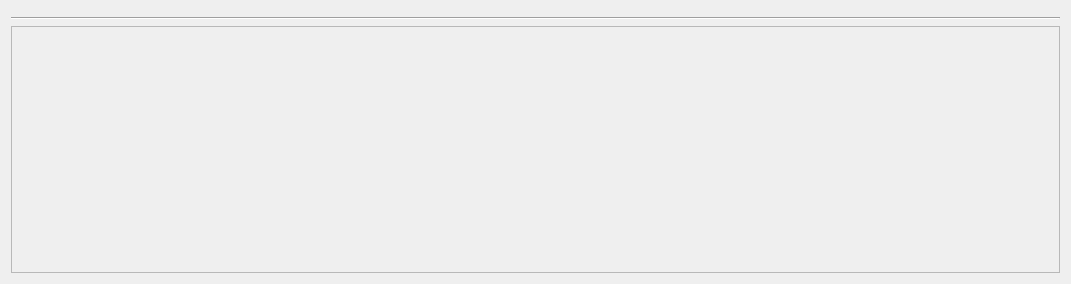
<?xml version="1.0" encoding="UTF-8"?>
<ui version="4.0">
 <class>plc_ioc_form</class>
 <widget class="QWidget" name="plc_ioc_form">
  <property name="geometry">
   <rect>
    <x>0</x>
    <y>0</y>
    <width>1071</width>
    <height>284</height>
   </rect>
  </property>
  <property name="windowTitle">
   <string>PLC IOC Status</string>
  </property>
  <layout class="QVBoxLayout" name="verticalLayout" stretch="0,0,1">
   <item>
    <widget class="PyDMEmbeddedDisplay" name="PyDMEmbeddedDisplay">
     <property name="sizePolicy">
      <sizepolicy hsizetype="Minimum" vsizetype="Minimum">
       <horstretch>0</horstretch>
       <verstretch>0</verstretch>
      </sizepolicy>
     </property>
     <property name="maximumSize">
      <size>
       <width>16777215</width>
       <height>45</height>
      </size>
     </property>
     <property name="toolTip">
      <string/>
     </property>
     <property name="filename" stdset="0">
      <string>../templates/plc_ioc_header.ui</string>
     </property>
    </widget>
   </item>
   <item>
    <widget class="Line" name="line">
     <property name="orientation">
      <enum>Qt::Horizontal</enum>
     </property>
    </widget>
   </item>
   <item>
    <widget class="QScrollArea" name="scrollArea">
     <property name="widgetResizable">
      <bool>true</bool>
     </property>
     <widget class="QWidget" name="plc_ioc_container">
      <property name="geometry">
       <rect>
        <x>0</x>
        <y>0</y>
        <width>1051</width>
        <height>204</height>
       </rect>
      </property>
      <layout class="QGridLayout" name="gridLayout"/>
     </widget>
    </widget>
   </item>
  </layout>
 </widget>
 <customwidgets>
  <customwidget>
   <class>PyDMEmbeddedDisplay</class>
   <extends>QFrame</extends>
   <header>pydm.widgets.embedded_display</header>
  </customwidget>
 </customwidgets>
 <resources/>
 <connections/>
</ui>
